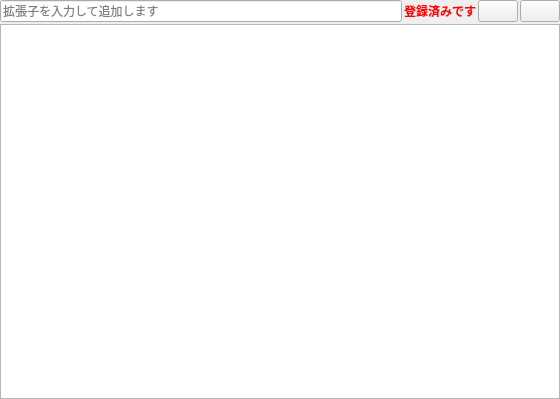
<?xml version="1.0" encoding="UTF-8"?>
<ui version="4.0">
 <class>UIConfigSuffixEdit</class>
 <widget class="QWidget" name="UIConfigSuffixEdit">
  <property name="geometry">
   <rect>
    <x>0</x>
    <y>0</y>
    <width>560</width>
    <height>399</height>
   </rect>
  </property>
  <property name="windowTitle">
   <string>Form</string>
  </property>
  <layout class="QVBoxLayout" name="verticalLayout">
   <property name="spacing">
    <number>2</number>
   </property>
   <property name="leftMargin">
    <number>0</number>
   </property>
   <property name="topMargin">
    <number>0</number>
   </property>
   <property name="rightMargin">
    <number>0</number>
   </property>
   <property name="bottomMargin">
    <number>0</number>
   </property>
   <item>
    <layout class="QHBoxLayout" name="horizontalLayout">
     <item>
      <widget class="QLineEdit" name="lineEdit">
       <property name="placeholderText">
        <string>拡張子を入力して追加します</string>
       </property>
       <property name="clearButtonEnabled">
        <bool>true</bool>
       </property>
      </widget>
     </item>
     <item>
      <widget class="QLabel" name="label_message">
       <property name="font">
        <font>
         <bold>true</bold>
        </font>
       </property>
       <property name="styleSheet">
        <string notr="true">color: rgb(255, 0, 0);
</string>
       </property>
       <property name="text">
        <string>登録済みです</string>
       </property>
      </widget>
     </item>
     <item>
      <widget class="HFlatPushButton" name="button_p">
       <property name="text">
        <string/>
       </property>
       <property name="icon">
        <iconset resource="../res.qrc">
         <normaloff>:/res/icon/plus.png</normaloff>:/res/icon/plus.png</iconset>
       </property>
      </widget>
     </item>
     <item>
      <widget class="HFlatPushButton" name="button_m">
       <property name="text">
        <string/>
       </property>
       <property name="icon">
        <iconset resource="../res.qrc">
         <normaloff>:/res/icon/minus.png</normaloff>:/res/icon/minus.png</iconset>
       </property>
      </widget>
     </item>
    </layout>
   </item>
   <item>
    <widget class="QListWidget" name="listWidget">
     <property name="autoScroll">
      <bool>true</bool>
     </property>
     <property name="alternatingRowColors">
      <bool>true</bool>
     </property>
     <property name="selectionMode">
      <enum>QAbstractItemView::ExtendedSelection</enum>
     </property>
     <property name="selectionBehavior">
      <enum>QAbstractItemView::SelectRows</enum>
     </property>
     <property name="movement">
      <enum>QListView::Static</enum>
     </property>
     <property name="flow">
      <enum>QListView::TopToBottom</enum>
     </property>
     <property name="isWrapping" stdset="0">
      <bool>false</bool>
     </property>
     <property name="resizeMode">
      <enum>QListView::Adjust</enum>
     </property>
     <property name="layoutMode">
      <enum>QListView::SinglePass</enum>
     </property>
     <property name="viewMode">
      <enum>QListView::ListMode</enum>
     </property>
     <property name="uniformItemSizes">
      <bool>false</bool>
     </property>
     <property name="wordWrap">
      <bool>false</bool>
     </property>
     <property name="selectionRectVisible">
      <bool>false</bool>
     </property>
     <property name="sortingEnabled">
      <bool>true</bool>
     </property>
    </widget>
   </item>
  </layout>
 </widget>
 <customwidgets>
  <customwidget>
   <class>HFlatPushButton</class>
   <extends>QPushButton</extends>
   <header>HFlatPushButton.h</header>
  </customwidget>
 </customwidgets>
 <resources>
  <include location="../res.qrc"/>
 </resources>
 <connections/>
</ui>
